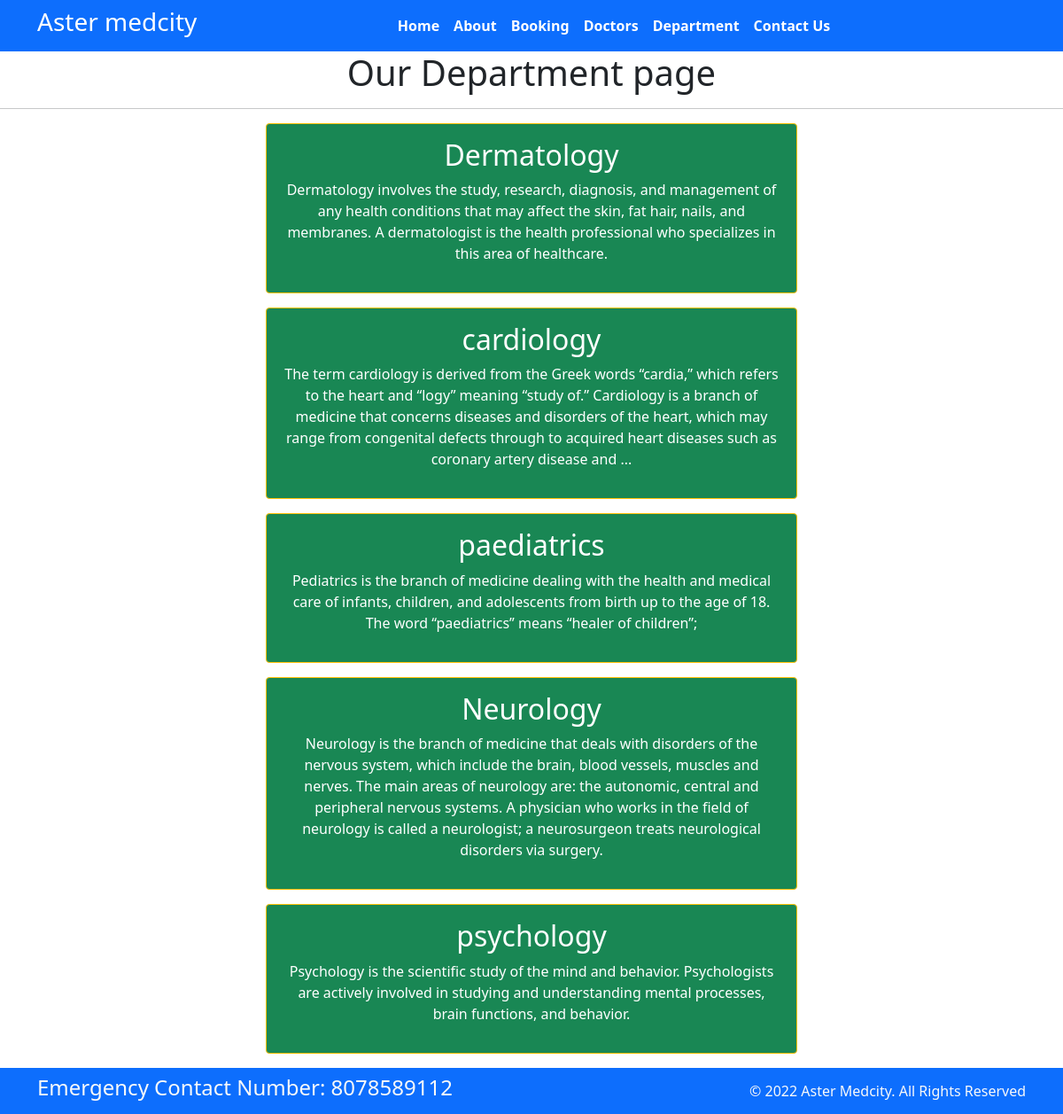
Screenshot of /department with the database file from the repository.
### home/models.py (models this page shows, shortened)
class Department(models.Model):
    dep_name = models.CharField(max_length=100)
    dep_decription = models.TextField()

### home/views.py (the view)
# urls.py: path('department', views.Departments, name='Department'),
def Departments(request):
    dict_dep={
        'dep': Department.objects.all()
    }
    return render(request,'department.html',dict_dep)

### templates/department.html (shortened to what this page needs)
{% extends 'base.html' %}
{%block content%}
<h1 class="text-center"> Our Department page</h1>
<hr>
{% for d in dep %}
<div class= "mx-auto w-50 bg-success text-center text-white p-3 my-3 border border-warning rounded">
    <h2>{{ d.dep_name}}</h2>
    <p>{{d.dep_decription}}</p>
</div>
{% endfor %}
{% endblock %}

### rows the page displays
Department: dep_name "Dermatology", dep_decription "Dermatology involves the study, research, diagnosis, and management of any health conditions that may affect the skin, fat hair, nails, and membranes. A dermatologist is the health professional who specializes in this area of healthcare."
Department: dep_name "cardiology", dep_decription "The term cardiology is derived from the Greek words “cardia,” which refers to the heart and “logy” meaning “study of.” Cardiology is a branch of medicine that concerns diseases and disorders of the heart, which may range from congenital defects through to acquired heart diseases such as coronary artery disease and ..."
Department: dep_name "paediatrics", dep_decription "Pediatrics is the branch of medicine dealing with the health and medical care of infants, children, and adolescents from birth up to the age of 18. The word “paediatrics” means “healer of children”;"
Department: dep_name "Neurology", dep_decription "Neurology is the branch of medicine that deals with disorders of the nervous system, which include the brain, blood vessels, muscles and nerves. The main areas of neurology are: the autonomic, central and peripheral nervous systems. A physician who works in the field of neurology is called a neurologist; a neurosurgeon treats neurological disorders via surgery."
Department: dep_name "psychology", dep_decription "Psychology is the scientific study of the mind and behavior. Psychologists are actively involved in studying and understanding mental processes, brain functions, and behavior."
